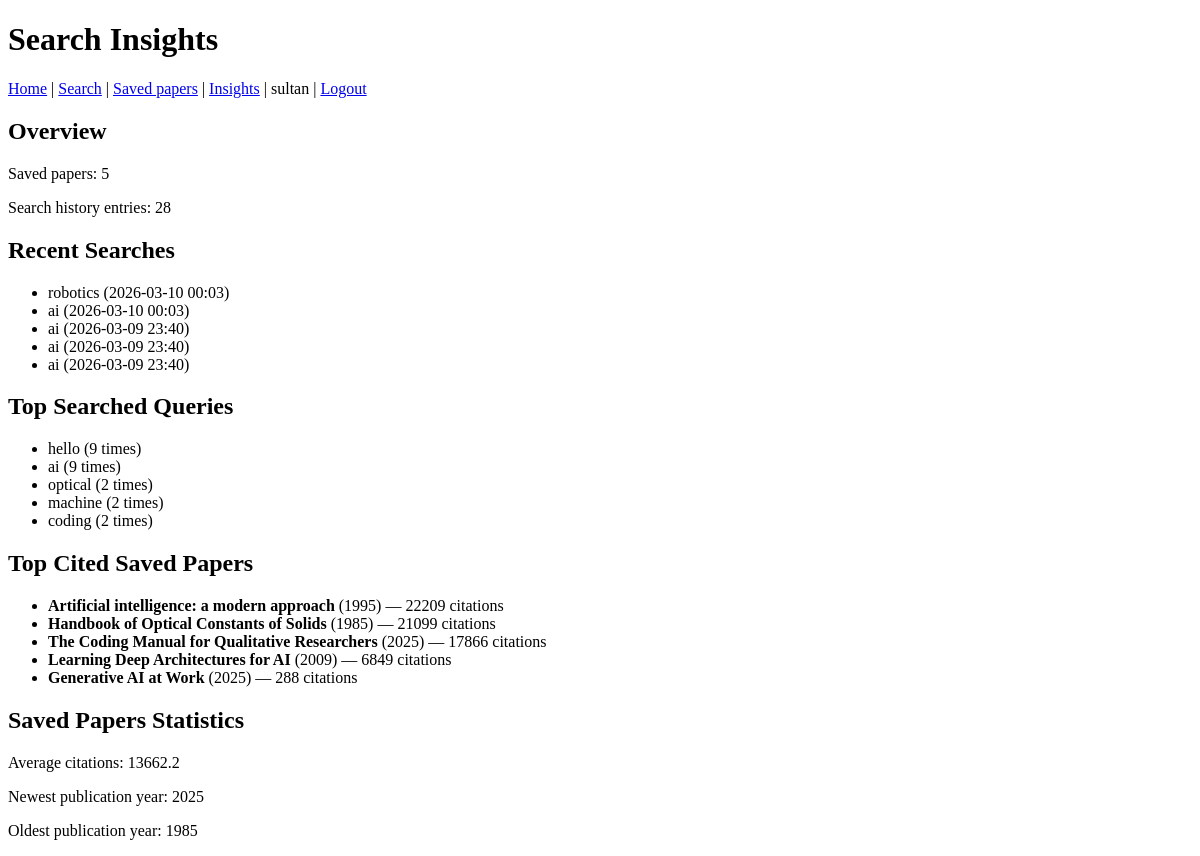
The page /insights/ (signed in) on the database as committed earlier.
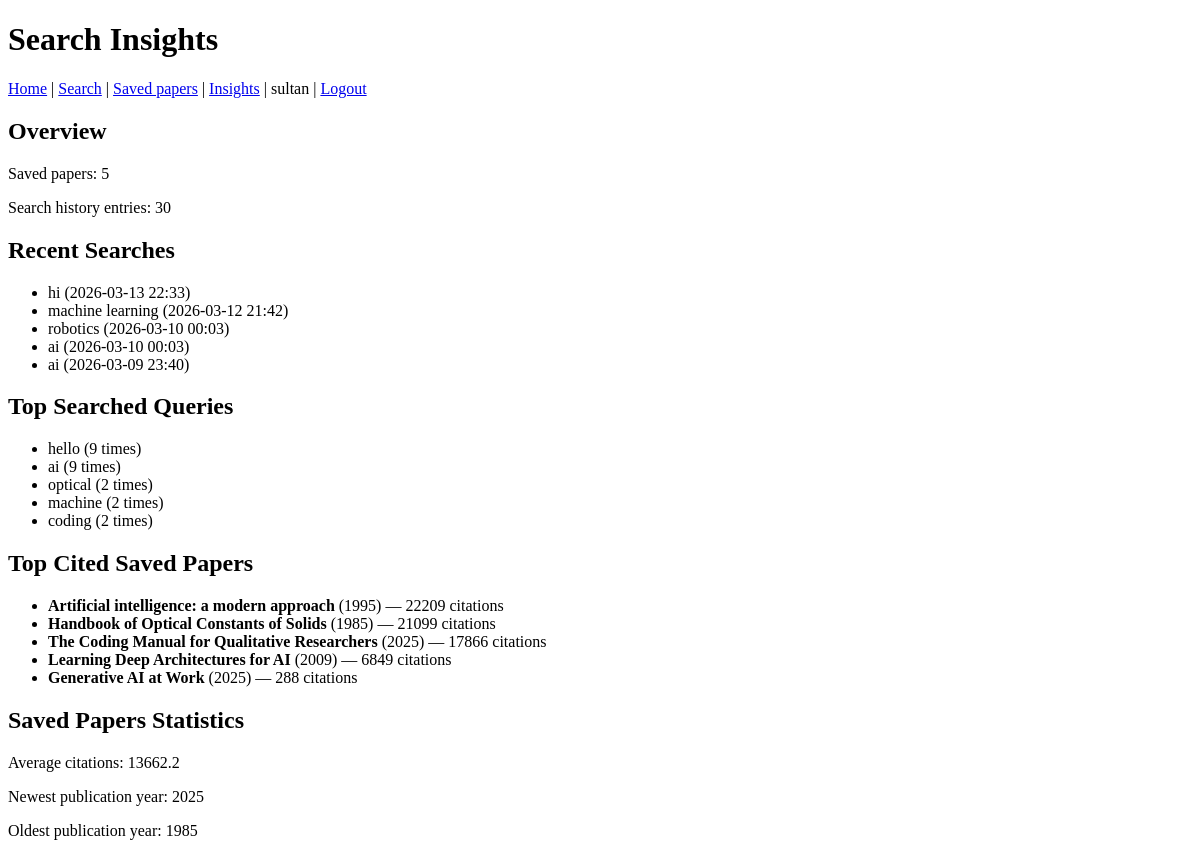
The same page on the database as committed later.
### papers/models.py (models this page shows, shortened)
class SearchHistory(models.Model):
    user = models.ForeignKey(
        settings.AUTH_USER_MODEL,
        on_delete=models.CASCADE,
        null=True,
        blank=True,
    )
    query = models.CharField(max_length=255)
    searched_at = models.DateTimeField(auto_now_add=True)

class SavedPaper(models.Model):
    user = models.ForeignKey(
        settings.AUTH_USER_MODEL,
        on_delete=models.CASCADE,
        null=True,
        blank=True,
    )
    title = models.CharField(max_length=500)
    openalex_id = models.CharField(max_length=100)
    first_author = models.CharField(max_length=255, blank=True, null=True)
    publication_year = models.IntegerField(blank=True, null=True)
    cited_by_count = models.IntegerField(default=0)
    saved_at = models.DateTimeField(auto_now_add=True)
    class Meta:
        unique_together = [["user", "openalex_id"]]

### papers/views.py (the view)
# urls.py: path("insights/", views.insights_view, name="insights"),
@login_required
def insights_view(request):
    user_saved = SavedPaper.objects.filter(user=request.user)
    user_searches = SearchHistory.objects.filter(user=request.user)
    saved_count = user_saved.count()
    search_count = user_searches.count()
    recent_searches = user_searches.order_by("-searched_at")[:5]
    top_queries = (
        user_searches.values("query")
        .annotate(count=Count("id"))
        .order_by("-count")[:5]
    )
    top_cited = user_saved.order_by("-cited_by_count")[:5]
    stats = user_saved.aggregate(
        avg_citations=Avg("cited_by_count"),
        newest_year=Max("publication_year"),
        oldest_year=Min("publication_year"),
    )
    return render(
        request,
        "papers/insights.html",
        {
            "saved_count": saved_count,
            "search_count": search_count,
            "recent_searches": recent_searches,
            "top_queries": top_queries,
            "top_cited": top_cited,
            "avg_citations": stats["avg_citations"],
            "newest_year": stats["newest_year"],
            "oldest_year": stats["oldest_year"],
        },
    )

### papers/templates/papers/insights.html (shortened to what this page needs)
<!DOCTYPE html>
<html lang="en">
<head>
</head>
<body>
    <h1>Search Insights</h1>
    {% include "papers/base_nav.html" %}
    <h2>Overview</h2>
    <p>Saved papers: {{ saved_count }}</p>
    <p>Search history entries: {{ search_count }}</p>
    <h2>Recent Searches</h2>
    {% if recent_searches %}
        <ul>
            {% for s in recent_searches %}
            <li>{{ s.query }} ({{ s.searched_at|date:"Y-m-d H:i" }})</li>
            {% endfor %}
        </ul>
    {% else %}
        <p>No searches yet.</p>
    {% endif %}
    <h2>Top Searched Queries</h2>
    {% if top_queries %}
        <ul>
            {% for q in top_queries %}
            <li>{{ q.query }} ({{ q.count }} times)</li>
            {% endfor %}
        </ul>
    {% else %}
        <p>No search data yet.</p>
    {% endif %}
    <h2>Top Cited Saved Papers</h2>
    {% if top_cited %}
        <ul>
            {% for paper in top_cited %}
            <li>
                <strong>{{ paper.title }}</strong>
                {% if paper.publication_year %}({{ paper.publication_year }}){% endif %}
                — {{ paper.cited_by_count }} citations
            </li>
            {% endfor %}
        </ul>
    {% else %}
        <p>No saved papers yet.</p>
    {% endif %}
    <h2>Saved Papers Statistics</h2>
    {% if saved_count > 0 %}
        <p>Average citations: {{ avg_citations|floatformat:1 }}</p>
        {% if newest_year %}
            <p>Newest publication year: {{ newest_year }}</p>
        {% endif %}
        {% if oldest_year %}
            <p>Oldest publication year: {{ oldest_year }}</p>
        {% endif %}
    {% else %}
        <p>No saved papers yet.</p>
    {% endif %}
</body>
</html>

Rows that differ between the two databases and show on the page:
no longer on this page (row unchanged): SearchHistory: query "ai", searched_at "2026-03-09 23:40"
no longer on this page (row unchanged): SearchHistory: query "ai", searched_at "2026-03-09 23:40"
added SearchHistory: query "hi", searched_at "2026-03-13 22:33"
added SearchHistory: query "machine learning", searched_at "2026-03-12 21:42"
Other text that changed with them:
{{ search_count }}: "28" → "30"
